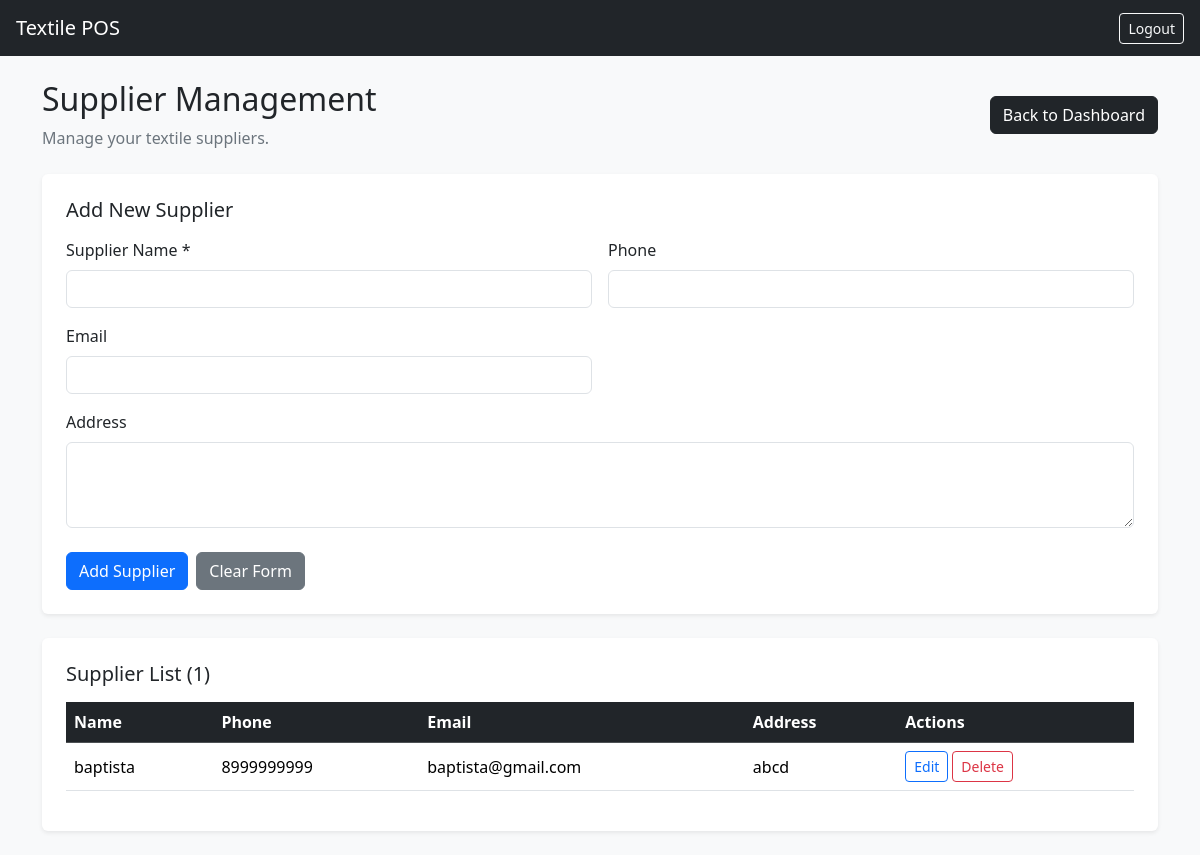
Page /suppliers/ (signed in) on the committed database.
### pos/models.py (models this page shows, shortened)
class Supplier(models.Model):
    name = models.CharField(max_length=150)
    phone = models.CharField(max_length=20, blank=True)
    email = models.EmailField(blank=True)
    address = models.TextField(blank=True)
    created_at = models.DateTimeField(auto_now_add=True)

### pos/views.py (the view, shortened to what this page needs)
# urls.py: path("suppliers/", views.suppliers, name="suppliers"),
@login_required
def suppliers(request):
    if not request.user.is_superuser:
        return redirect("billing")
    suppliers_list = Supplier.objects.order_by("name")
    return render(request, "pos/suppliers.html", {
        "suppliers": suppliers_list,
    })

### pos/templates/pos/suppliers.html (shortened to what this page needs)
<!DOCTYPE html>
<html lang="en">
<head>
    <link href="https://cdn.jsdelivr.net/npm/bootstrap@5.3.3/dist/css/bootstrap.min.css"
          rel="stylesheet">
</head>
<body class="bg-light">
<nav class="navbar navbar-dark bg-dark px-3">
    <a href="{% url 'dashboard' %}" class="navbar-brand">Textile POS</a>
    <a href="{% url 'logout' %}" class="btn btn-outline-light btn-sm">Logout</a>
</nav>
<main class="container py-4">
    <div class="d-flex justify-content-between align-items-center flex-wrap gap-2 mb-4">
        <div>
            <h2>Supplier Management</h2>
            <p class="text-secondary mb-0">Manage your textile suppliers.</p>
        </div>
        <a href="{% url 'dashboard' %}" class="btn btn-dark">Back to Dashboard</a>
    </div>
    <div class="card border-0 shadow-sm mb-4">
        <div class="card-body p-4">
            <h5 id="form-title" class="mb-3">Add New Supplier</h5>
            <form method="post" id="supplier-form">
                <div class="row g-3">
                    <div class="col-12 col-md-6">
                        <label for="name" class="form-label">Supplier Name *</label>
                        <input type="text" id="name" name="name"
                               class="form-control" maxlength="150" required>
                    </div>
                    <div class="col-12 col-md-6">
                        <label for="phone" class="form-label">Phone</label>
                        <input type="text" id="phone" name="phone"
                               class="form-control" maxlength="20">
                    </div>
                    <div class="col-12 col-md-6">
                        <label for="email" class="form-label">Email</label>
                        <input type="email" id="email" name="email"
                               class="form-control" maxlength="254">
                    </div>
                    <div class="col-12">
                        <label for="address" class="form-label">Address</label>
                        <textarea id="address" name="address"
                                  class="form-control" rows="3"></textarea>
                    </div>
                </div>
                <div class="mt-4 d-flex gap-2 flex-wrap">
                    <button type="submit" class="btn btn-primary" id="save-button">
                        Add Supplier
                    </button>
                    <button type="button" class="btn btn-secondary"
                            onclick="resetSupplierForm()">
                        Clear Form
                    </button>
                </div>
            </form>
        </div>
    </div>
    <div class="card border-0 shadow-sm">
        <div class="card-body p-4">
            <h5 class="mb-3">Supplier List ({{ suppliers|length }})</h5>
            <div class="table-responsive">
                <table class="table table-hover align-middle">
                    <thead class="table-dark">
                        <tr>
                            <th>Name</th>
                            <th>Phone</th>
                            <th>Email</th>
                            <th>Address</th>
                            <th>Actions</th>
                        </tr>
                    </thead>
                    <tbody>
                        {% for supplier in suppliers %}
                        <tr>
                            <td>{{ supplier.name }}</td>
                            <td>{{ supplier.phone|default:"—" }}</td>
                            <td>{{ supplier.email|default:"—" }}</td>
                            <td>{{ supplier.address|default:"—"|truncatechars:50 }}</td>
                            <td>
                                <div class="d-flex gap-1">
                                    <button type="button"
                                            class="btn btn-sm btn-outline-primary"
                                            onclick="editSupplier(this)"
                                            data-id="{{ supplier.id }}"
                                            data-name="{{ supplier.name }}"
                                            data-phone="{{ supplier.phone }}"
                                            data-email="{{ supplier.email }}"
                                            data-address="{{ supplier.address }}">
                                        Edit
                                    </button>
                                    <form method="post"
                                          onsubmit="return confirm('Delete this supplier? Products linked to this supplier will remain, but their supplier will be cleared.')">
                                        <button type="submit"
                                                class="btn btn-sm btn-outline-danger">
                                            Delete
                                        </button>
                                    </form>
                                </div>
                            </td>
                        </tr>
                        {% empty %}
                        <tr>
                            <td colspan="5" class="text-center text-secondary py-4">
                                No suppliers added yet.
                            </td>
                        </tr>
                        {% endfor %}
                    </tbody>
                </table>
            </div>
        </div>
    </div>
</main>
</body>
</html>

### rows in the picture
Supplier: name "baptista", phone "8999999999", email "baptista@gmail.com", address "abcd"

### other values in the picture
{{ suppliers|length }} "1"
